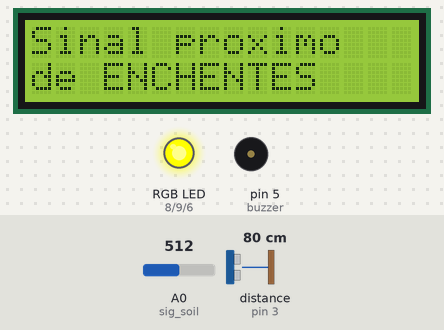
Simulated run of this sketch. Board: Arduino Uno, built with avr-gcc and run on an emulated ATmega328P. On the bench: 16×2 character LCD, an RGB LED mixed from three pins (HIGH = lit), buzzer (waves = sounding). Wiring (inferred from the names in the program): ultrasonic range finder: trigger pin 2; echo pin 3. The inputs (shaded band) are chosen by the test bench; at power-on: distance to the obstacle (sensor on pin 3) 80 cm, A0 (sig_soil) = 512. The echo pulse lasts 58.3 µs per cm; pins used as bus, display or sensor lines are not drawn.

Above: at 2.1 s.
2.2 s: distance to the obstacle (sensor on pin 3) set to 55 cm
At 4.0 s:
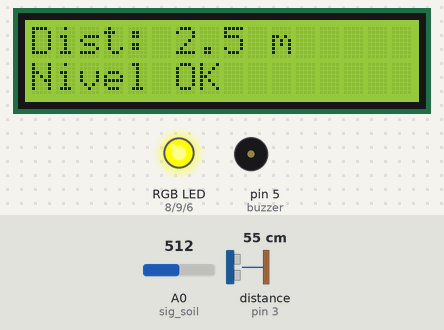
5.6 s: distance to the obstacle (sensor on pin 3) set to 47 cm
At 8.1 s:
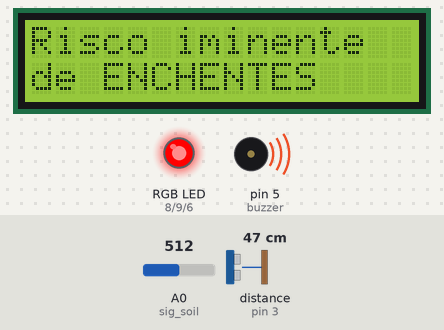
12.3 s: A0 (sig_soil) set to 638
At 14.1 s:
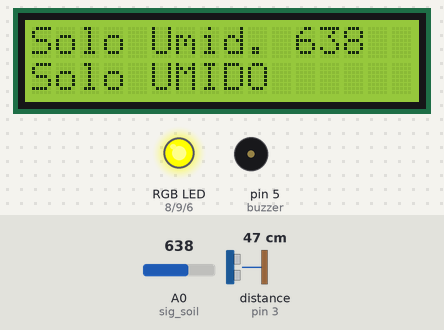
15.2 s: A0 (sig_soil) set to 657
At 20.0 s:
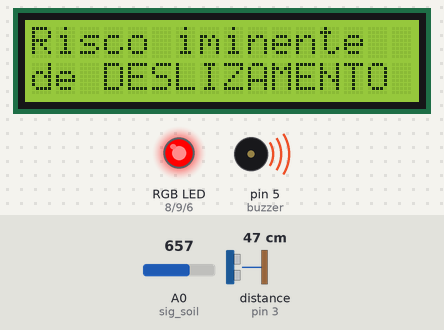
22.2 s: distance to the obstacle (sensor on pin 3) set to 250 cm
At 25.3 s:
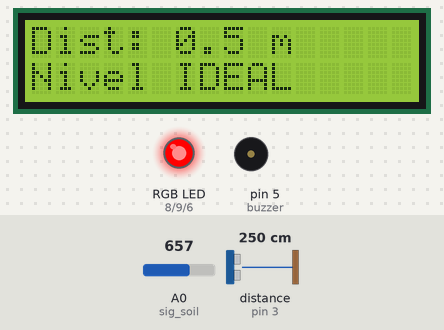
29.0 s: A0 (sig_soil) set to 306
At 31.0 s:
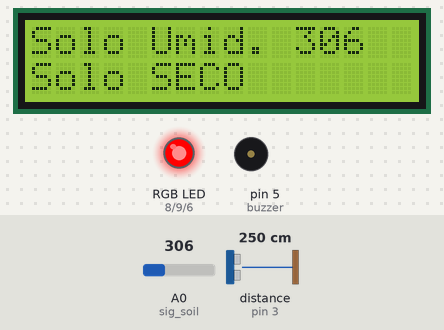
Timing chart, 0 to 32.7 s (numbered marks = the images above; inputs shaded):
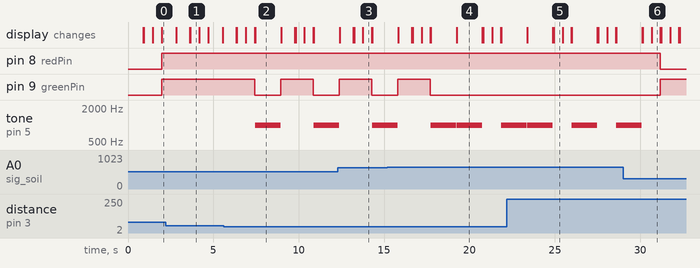

The sketch:

circuit.ino
```cpp
#include <Wire.h>
#include <LiquidCrystal_I2C.h>
#include <stdlib.h>

// Definições de Pinos
#define redPin 8
#define greenPin 9
#define bluePin 6
#define buzzer 5
#define echo_sens 3
#define trig_sens 2
#define sig_soil A0
#define display_sda A4
#define display_scl A5

// Liquid Crystal
#define col 16 // Serve para definir o numero de colunas do display utilizado
#define row 2 // Serve para definir o numero de linhas do display utilizado
#define adr 0x27 // Serve para definir o endereço do display.

// Declarando Limites
const int maxHeightMeters = 3;
#define idealHeightMeters 1.5
#define criticHeightMeters 2.5
#define driedSoil 400
#define wetSoil 650

// Declaração dos estados
void (*PonteiroDeFuncao)();
void getMeasures(void);
void checkEnviromentState(void);
void setAlarms(void);
void displayInfos(void);

// Declaração de variáveis
LiquidCrystal_I2C lcd(adr, col, row);
const int numeroAmostras = 100; // Número de amostras coletadas no solo.
float currentDistance;
int avgUmidSoil;
bool isFloodCritical;
bool isSlipCritical;
bool isFloodAlert;
bool isSlipAlert;


// Definindo as Funções de estado
void getMeasures(void)
{
  // Distância do Sensor Ultrassônico
  currentDistance = getCurrentDistance(); // pega a distância atual

  // Sensor de Solo
  avgUmidSoil = getUmidSoil();

  PonteiroDeFuncao = checkEnviromentState;
}

void checkEnviromentState(void)
{
  isFloodCritical = false;
  isSlipCritical = false;
  isFloodAlert = false;
  isSlipAlert = false;

  float distanceRelative = maxHeightMeters - currentDistance;
  char distanceStr[10]; // espaço suficiente para "999.9m\0"
  dtostrf(distanceRelative, 3, 1, distanceStr); // converte float para string com 1 casa decimal

  char distanceRelStr[17];
  snprintf(distanceRelStr, sizeof(distanceRelStr)-1, "Dist: %s m", distanceStr);

  // String para o Solo
  char umidAvgStr[10];
  itoa(avgUmidSoil, umidAvgStr, 10); // base 10

  char umidStr[17];
  snprintf(umidStr, sizeof(umidStr), "Solo Umid. %s", umidAvgStr);


  // Definição de Estado da distância
  char soilLevel[17];
  if (distanceRelative <= idealHeightMeters) {
    snprintf(soilLevel, sizeof(soilLevel), "Nivel IDEAL");
  } else if (distanceRelative > criticHeightMeters) {
    snprintf(soilLevel, sizeof(soilLevel), "Nivel CRITICO");
    isFloodCritical = true;
  } else {
    snprintf(soilLevel, sizeof(soilLevel), "Nivel OK");
    isFloodAlert = true;
  }

  writeOnDisplay(distanceRelStr, soilLevel, 500);

  // Definição de Estado do solo
  char umidLevel[17];
  if (avgUmidSoil < driedSoil) {
    snprintf(umidLevel, sizeof(umidLevel), "Solo SECO");
  } else if (avgUmidSoil > wetSoil) {
    snprintf(umidLevel, sizeof(umidLevel), "Solo MOLHADO");
    isSlipCritical = true;
  } else {
    snprintf(umidLevel, sizeof(umidLevel), "Solo UMIDO");
    isSlipAlert = true;
  }
  writeOnDisplay(umidStr, umidLevel, 500);


  if (isFloodCritical || isSlipCritical || isFloodAlert || isSlipAlert) PonteiroDeFuncao = setAlarms;
  else {
    PonteiroDeFuncao = getMeasures;
    setLedColor(0, 255, 0);
  }
}

void setAlarms(void)
{
  // Aqui irá colocar a cor do led RGB em vermelho e ligar o buzzer
  if (isFloodCritical) {
    setLedColor(255, 0, 0);
    writeOnDisplayWithoutClear("Risco iminente", "de ENCHENTES");
    playBuzzer(1000, 1500);
    lcd.clear();
  }
  if (isFloodAlert) {
    setLedColor(255, 255, 0);
    writeOnDisplay("Sinal proximo", "de ENCHENTES", 800);
  }

  if (isSlipCritical) {
    setLedColor(255, 0, 0);
  	writeOnDisplayWithoutClear("Risco iminente", "de DESLIZAMENTO");
    playBuzzer(1000, 1500);
    lcd.clear();
  }
  if (isSlipAlert){
    setLedColor(255, 255, 0);
    writeOnDisplay("Sinal proximo", "de DESLIZAMENTO", 800);
  }

  PonteiroDeFuncao = getMeasures;
}

// Início do Código
void setup()
{
  lcd.init();
  lcd.backlight();
  lcd.clear();

  pinMode(redPin, OUTPUT);
  pinMode(greenPin, OUTPUT);
  pinMode(bluePin, OUTPUT);
  pinMode(buzzer, OUTPUT);
  pinMode(sig_soil, INPUT);
  pinMode(trig_sens, OUTPUT);
  pinMode(echo_sens, INPUT);


  Serial.begin(9600);
  writeOnDisplay("    AlertaBR    ", "SIMULA ENCHENTES", 800);
  PonteiroDeFuncao = getMeasures;
}

void loop()
{
   (*PonteiroDeFuncao)();
}


// Funções de Apoio ao Código
void writeOnDisplay(char msg1[], char msg2[], int interval)
{
   lcd.setCursor(0,0);
   lcd.print(String(msg1));
   lcd.setCursor(0,1);
   lcd.print(String(msg2));
   delay(interval);
   lcd.clear();
}
void writeOnDisplayWithoutClear(char msg1[], char msg2[])
{
   lcd.setCursor(0,0);
   lcd.print(String(msg1));
   lcd.setCursor(0,1);
   lcd.print(String(msg2));
}

float getCurrentDistance()
{
  long time;
  float distance;

  digitalWrite(trig_sens, LOW);
  delayMicroseconds(2);


  digitalWrite(trig_sens, HIGH);
  delayMicroseconds(10);
  digitalWrite(trig_sens, LOW);

  // Calculando distância
  time = pulseIn(echo_sens, HIGH);
  distance = time * 0.0343 / 2;

  return distance / 100;
}

int getUmidSoil()
{
  long sumAmostras = 0; // Somatória das amostras

  for (int i = 0; i < numeroAmostras; i++) {
    int readSensor = analogRead(sig_soil);
    sumAmostras += readSensor;
  }
  int media = sumAmostras / numeroAmostras;

  return media;
}

void setLedColor(int red, int green, int blue)
{
  analogWrite(redPin, red);
  analogWrite(greenPin,  green);
  analogWrite(bluePin, blue);
}

void playBuzzer(int khz, int interval)
{
  tone(buzzer, khz);
  delay(interval);
  noTone(buzzer);
}
```

Measured:
- the behaviour switches between 51 and 50 cm on distance to the obstacle (sensor on pin 3) (found by bisection; images 1 and 2)
- the behaviour switches between 650 and 651 on A0 (sig_soil) (found by bisection; images 3 and 4)
- after the input at 5.6 s, pin 9 (greenPin): HIGH → LOW after 1.8 s, → HIGH 1.5 s later, → LOW 1.9 s later; tone on pin 5 (buzzer): silent → 1000 Hz after 1.8 s, → silent 1.5 s later, → 1000 Hz 1.9 s later; the display: first differs from a run without the input after 0.78 s (image 2 shows a later state)
- after the input at 15.2 s, pin 9 (greenPin): goes on until 17.7 s, then stays LOW; the display: first differs from a run without the input after 2.0 s (image 4 shows a later state)
- after the input at 22.2 s, the display: first differs from a run without the input after 2.7 s (image 5)
- after the input at 29.0 s, pin 8 (redPin): HIGH → LOW after 2.2 s; pin 9 (greenPin): LOW → HIGH after 2.2 s; tone on pin 5 (buzzer): goes on until 30.1 s, then stays silent; the display: first differs from a run without the input after 1.7 s (image 6)
- what the display in image 1 shows lasts 0.5 s, from 3.7 s to 4.2 s
